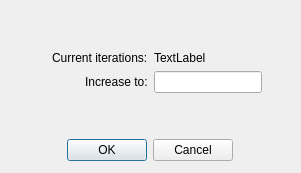
<?xml version="1.0" encoding="UTF-8"?>
<ui version="4.0">
 <class>Dialog</class>
 <widget class="QDialog" name="Dialog">
  <property name="geometry">
   <rect>
    <x>0</x>
    <y>0</y>
    <width>301</width>
    <height>173</height>
   </rect>
  </property>
  <property name="windowTitle">
   <string>Dialog</string>
  </property>
  <widget class="QWidget" name="verticalLayoutWidget">
   <property name="geometry">
    <rect>
     <x>20</x>
     <y>10</y>
     <width>261</width>
     <height>151</height>
    </rect>
   </property>
   <layout class="QVBoxLayout" name="verticalLayout">
    <item>
     <spacer name="verticalSpacer_2">
      <property name="orientation">
       <enum>Qt::Vertical</enum>
      </property>
      <property name="sizeHint" stdset="0">
       <size>
        <width>20</width>
        <height>40</height>
       </size>
      </property>
     </spacer>
    </item>
    <item>
     <layout class="QGridLayout" name="gridLayout_2">
      <item row="0" column="0" alignment="Qt::AlignRight">
       <widget class="QLabel" name="label">
        <property name="text">
         <string>Current iterations:</string>
        </property>
       </widget>
      </item>
      <item row="1" column="1" alignment="Qt::AlignLeft">
       <widget class="QLineEdit" name="lineEdit">
        <property name="text">
         <string/>
        </property>
       </widget>
      </item>
      <item row="0" column="1" alignment="Qt::AlignLeft">
       <widget class="QLabel" name="currentItr">
        <property name="text">
         <string>TextLabel</string>
        </property>
       </widget>
      </item>
      <item row="1" column="0" alignment="Qt::AlignRight">
       <widget class="QLabel" name="label_3">
        <property name="text">
         <string>Increase to:</string>
        </property>
       </widget>
      </item>
     </layout>
    </item>
    <item>
     <layout class="QHBoxLayout" name="horizontalLayout">
      <item>
       <spacer name="verticalSpacer">
        <property name="orientation">
         <enum>Qt::Vertical</enum>
        </property>
        <property name="sizeHint" stdset="0">
         <size>
          <width>20</width>
          <height>40</height>
         </size>
        </property>
       </spacer>
      </item>
     </layout>
    </item>
    <item alignment="Qt::AlignHCenter">
     <widget class="QDialogButtonBox" name="buttonBox">
      <property name="orientation">
       <enum>Qt::Horizontal</enum>
      </property>
      <property name="standardButtons">
       <set>QDialogButtonBox::Cancel|QDialogButtonBox::Ok</set>
      </property>
     </widget>
    </item>
   </layout>
  </widget>
 </widget>
 <resources/>
 <connections>
  <connection>
   <sender>buttonBox</sender>
   <signal>accepted()</signal>
   <receiver>Dialog</receiver>
   <slot>accept()</slot>
   <hints>
    <hint type="sourcelabel">
     <x>248</x>
     <y>254</y>
    </hint>
    <hint type="destinationlabel">
     <x>157</x>
     <y>274</y>
    </hint>
   </hints>
  </connection>
  <connection>
   <sender>buttonBox</sender>
   <signal>rejected()</signal>
   <receiver>Dialog</receiver>
   <slot>reject()</slot>
   <hints>
    <hint type="sourcelabel">
     <x>316</x>
     <y>260</y>
    </hint>
    <hint type="destinationlabel">
     <x>286</x>
     <y>274</y>
    </hint>
   </hints>
  </connection>
 </connections>
</ui>
